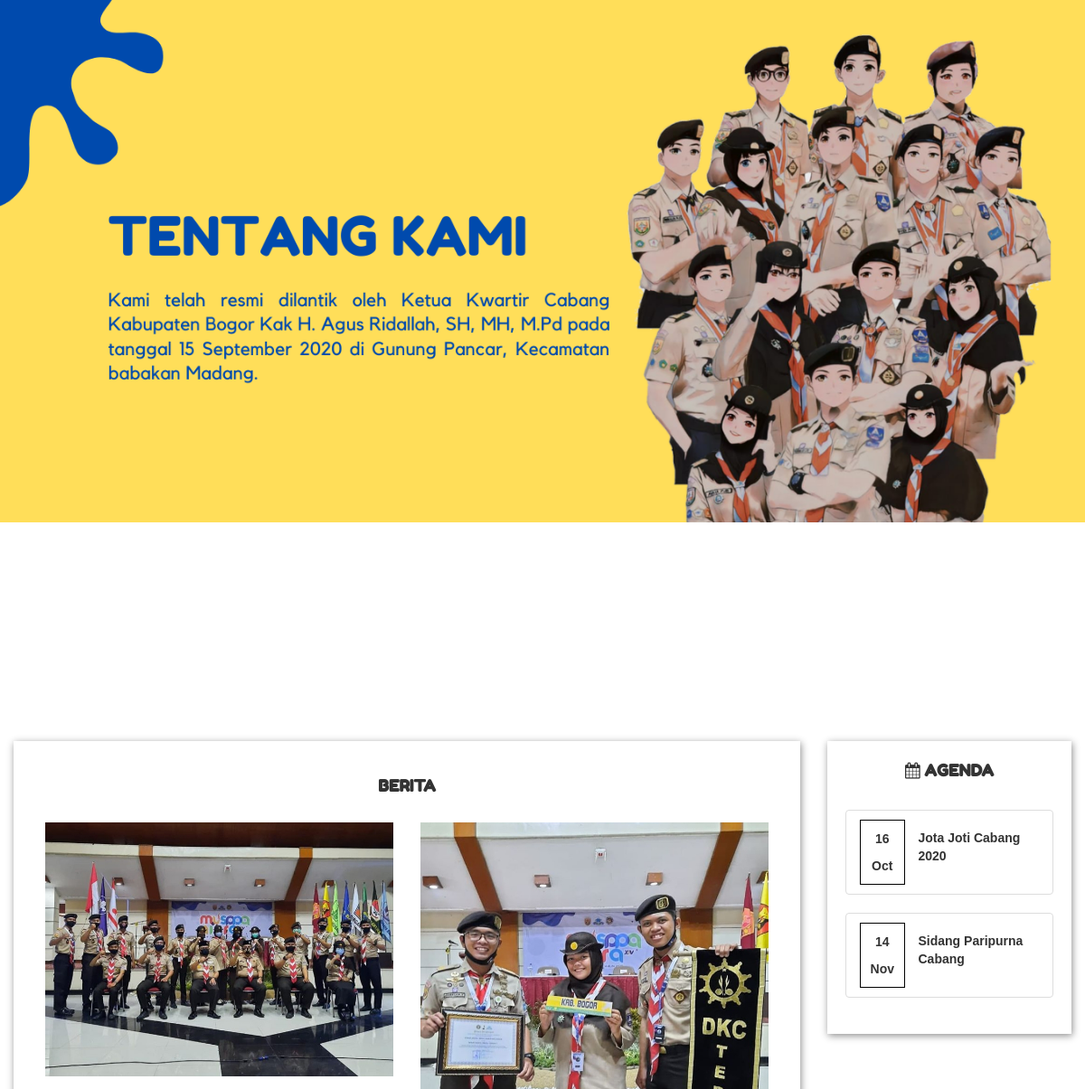
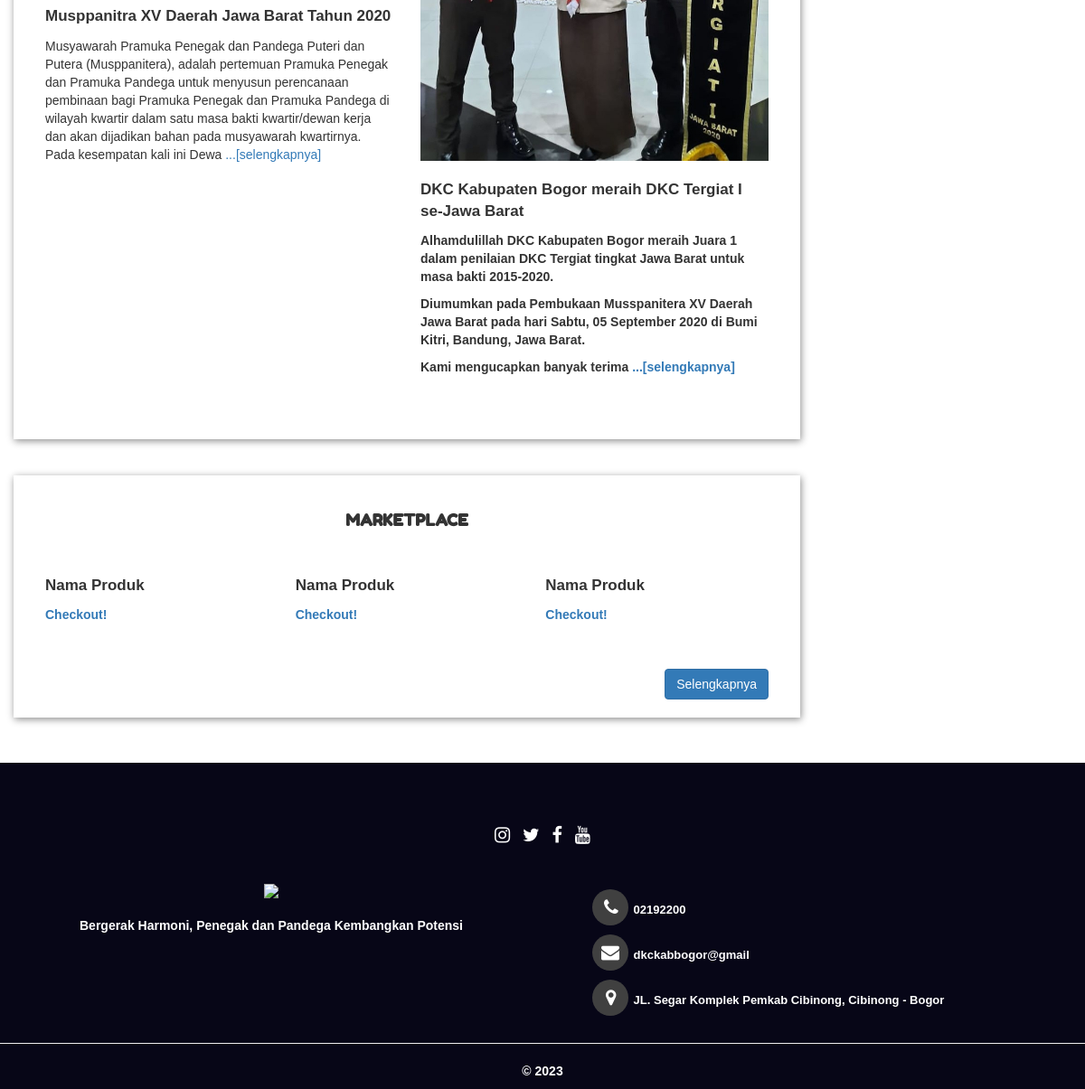
Page /beranda/ on the committed database (2 pictures, top to bottom).
### tables this page shows
CREATE TABLE `layer` (
  `id` int(11) NOT NULL,
  `gambar` varchar(200) NOT NULL,
  `judul` varchar(100) NOT NULL,
  `tstamp` varchar(30) NOT NULL
);

CREATE TABLE `berita` (
  `id` int(11) NOT NULL,
  `gambar` varchar(200) NOT NULL,
  `judul` varchar(100) NOT NULL,
  `isi` varchar(10000) NOT NULL,
  `tstamp` varchar(30) NOT NULL
);

CREATE TABLE `agenda` (
  `id` int(11) NOT NULL,
  `tanggal` varchar(200) NOT NULL,
  `bulan` varchar(10) NOT NULL,
  `judul` varchar(100) NOT NULL,
  `tstamp` varchar(30) NOT NULL
);

### adm/dkc/adm/f/fungsi/fungsi.php (called while the page is built, shortened)
<?php
$conn = mysqli_connect('localhost', 'root', '', 'dkc');
function select__layer() {
  global $conn;
  return mysqli_query($conn, "SELECT * FROM layer ORDER BY id DESC");
}
function select__berita() {
  global $conn;
  return mysqli_query($conn, "SELECT * FROM berita ORDER BY id DESC");
}
function select__agenda() {
  global $conn;
  return mysqli_query($conn, "SELECT * FROM agenda ORDER BY id DESC");
}
function url(){
  return $url = 'http://localhost/dkkk/';
}
?>

### beranda/index.php (the view, shortened to what this page needs)
<?php
require '../adm/dkc/adm/f/fungsi/fungsi.php';
?>
<!DOCTYPE html>
<html lang="en" style="overflow-x: hidden">
<head>
  <link rel='stylesheet' href='<?= url() ?>assets/css/bootstrap.min.css'>
  <link rel="stylesheet" type="text/css" href="<?= url() ?>assets/css/style.css">
  <link rel="stylesheet" href="https://cdnjs.cloudflare.com/ajax/libs/font-awesome/4.7.0/css/font-awesome.min.css">
  <link rel="stylesheet" href="https://unpkg.com/swiper/swiper-bundle.min.css">
</head>
<body>
<div class="swiper-container">
  <div class="swiper-wrapper">
    <?php foreach (select__layer() as $key): ?>
      <div class="swiper-slide"> <img src="<?= url() ?>adm/dkc/adm/assets/file/layer/<?= $key['gambar'] ?>"> </div>
    <?php endforeach ?>
  </div>
</div>
<div style="margin-top: 20px;">
  <div class="row">
    <div class="col-md-9 col-xs-12 col-sm-12">
      <div class="card" style="padding: 20px; box-shadow: 1px 2px 8px rgba(0, 0, 0, 0.45);">
        <div class="row">
          <div class="card-body">
            <h1 class="card-title" style="font-size: 18px; text-align: center; font-family: 'Fredoka One';"><b>BERITA</b></h1>
            <br>
          </div>
<?php foreach (select__berita() as $key): ?>
          <div class="col-md-6 col-xs-12 col-sm-12">
            <div class="card mb-3">
              <img src="<?= url() ?>adm/dkc/adm/assets/file/berita/<?= $key['gambar'] ?>" class="img-responsive" alt="<?= $key['judul'] ?> Kab. Bogor">
              <div class="card-body">
                <br>
                <p class="card-title" style="font-size: 17px;"><b><?= $key['judul'] ?></b></p>
                <p class="card-text">
                  <?= substr($key['isi'], 0, 350) ?>
                  <a href="<?= url() ?>berita.php?tentang=<?= $key['judul'] ?>">...[selengkapnya]</a>
                </p>
                <br><br>
              </div>
            </div>
          </div>
<?php endforeach; ?>
        </div>
      </div>
      <br><br>
      <div class="card" style="padding: 20px; box-shadow: 1px 2px 8px rgba(0, 0, 0, 0.45);">
        <div class="row">
          <div class="card-body">
            <h1 class="card-title" style="font-size: 18px; text-align: center; font-family: 'Fredoka One';"><b>MARKETPLACE</b></h1>
            <br>
          </div>
          <div class="col-md-4 col-xs-12 col-sm-12">
            <div class="card mb-3">
              <div class="card-body">
                <br>
                <p class="card-title" style="font-size: 17px;"><b>Nama Produk</b></p>
                <p class="card-text">
                  <a href="">Checkout!</a>
                </p>
                <br><br>
              </div>
            </div>
          </div>
          <div class="col-md-4 col-xs-12 col-sm-12">
            <div class="card mb-3">
              <div class="card-body">
                <br>
                <p class="card-title" style="font-size: 17px;"><b>Nama Produk</b></p>
                <p class="card-text">
                  <a href="">Checkout!</a>
                </p>
                <br><br>
              </div>
            </div>
          </div>
          <div class="col-md-4 col-xs-12 col-sm-12">
            <div class="card mb-3">
              <div class="card-body">
                <br>
                <p class="card-title" style="font-size: 17px;"><b>Nama Produk</b></p>
                <p class="card-text">
                  <a href="">Checkout!</a>
                </p>
                <br><br>
              </div>
            </div>
          </div>
          <br>
          <div class="row">
            <div class="col-md-12 text-right">
              <button type="button" class="btn btn-primary">Selengkapnya</button>
            </div>
          </div>
        </div>
      </div>
    </div>
    <div class="col-md-3 col-xs-12 col-sm-12">
      <div class="card" style="padding: 20px; box-shadow: 1px 2px 8px rgba(0, 0, 0, 0.45);">
        <div class="card-body">
          <b><p class="card-title" style="font-size: 18px; text-align: center; font-family: 'Fredoka One';"><i class="fa fa-calendar"></i>
 AGENDA</p></b>
          <br>
        </div>
<?php foreach (select__agenda() as $key): ?>
        <ul class="list-group list-group-flush">
          <li class="list-group-item">
            <div class="row">
              <div class="col-md-3 col-xs-3" style="border: 1px solid black; text-align: center; padding: 10px;">
                <p><?= $key['tanggal'] ?></p>
                <strong><?= substr($key['bulan'], 0, 3) ?></strong>
              </div>
              <div class="col-md-9 col-xs-9" style="padding-top: 10px;">
                <p><?= $key['judul'] ?></p>
              </div>
            </div>
          </li>
        </ul>
<?php endforeach; ?>
      </div>
    </div>
  </div>
</div>
<center id="footer">
</center>
</body>
</html>

### assets/css/style.css (style rules this page uses)
html { height: 100%; max-width: 100%; overflow-x: hidden; }
body { font-family: Arial, Helvetica, sans-serif; }
* { box-sizing: border-box; }
.row { padding-left: 15px; padding-right: 15px; }
*, *:before, *:after { box-sizing: border-box; }

### beranda/index.php (style rules this page uses)
.swiper-container { width:100%; overflow:hidden; height:100vh; }
.swiper-slide { overflow:hidden; width:100%; }
img { width:100%; }

### rows in the picture
layer: gambar (picture)
berita: gambar (picture), judul "Musppanitra XV Daerah Jawa Barat Tahun 2020", isi "Musyawarah Pramuka Penegak dan Pandega Puteri dan Putera (Musppanitera), adalah pertemuan Pramuka Penegak dan Pramuka Pandega untuk menyusun perencanaan pembinaan bagi Pramuka Penegak dan Pramuka Pandega di wilayah kwartir dalam satu masa bakti kwartir/dewan kerja dan akan dijadikan bahan pada musyawarah kwartirnya. Pada kesempatan kali ini Dewa"
berita: gambar (picture), judul "DKC Kabupaten Bogor meraih DKC Tergiat I se-Jawa Barat", isi "Alhamdulillah DKC Kabupaten Bogor meraih Juara 1 dalam penilaian DKC Tergiat tingkat Jawa Barat untuk masa bakti 2015-2020. Diumumkan pada Pembukaan Musspanitera XV Daerah Jawa Barat pada hari Sabtu, 05 September 2020 di Bumi Kitri, Bandung, Jawa Barat. Kami mengucapkan banyak terima"
agenda: tanggal "16", bulan "Oct", judul "Jota Joti Cabang 2020"
agenda: tanggal "14", bulan "Nov", judul "Sidang Paripurna Cabang"
